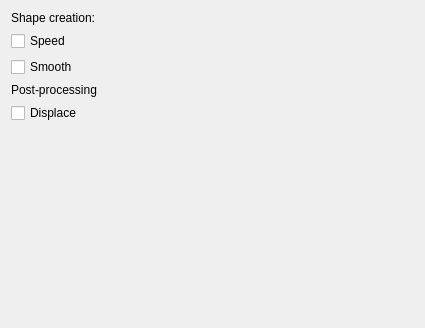
<?xml version="1.0" encoding="UTF-8"?>
<ui version="4.0">
 <class>WdgExperimentOptions</class>
 <widget class="QWidget" name="WdgExperimentOptions">
  <property name="geometry">
   <rect>
    <x>0</x>
    <y>0</y>
    <width>425</width>
    <height>328</height>
   </rect>
  </property>
  <property name="sizePolicy">
   <sizepolicy hsizetype="Preferred" vsizetype="Preferred">
    <horstretch>255</horstretch>
    <verstretch>255</verstretch>
   </sizepolicy>
  </property>
  <property name="minimumSize">
   <size>
    <width>425</width>
    <height>290</height>
   </size>
  </property>
  <layout class="QVBoxLayout" name="verticalLayout_2">
   <item>
    <widget class="QLabel" name="label_2">
     <property name="text">
      <string>Shape creation:</string>
     </property>
    </widget>
   </item>
   <item>
    <layout class="QFormLayout" name="formLayout">
     <property name="sizeConstraint">
      <enum>QLayout::SetMaximumSize</enum>
     </property>
     <property name="fieldGrowthPolicy">
      <enum>QFormLayout::ExpandingFieldsGrow</enum>
     </property>
     <property name="labelAlignment">
      <set>Qt::AlignLeading|Qt::AlignLeft|Qt::AlignVCenter</set>
     </property>
     <item row="0" column="0">
      <widget class="QCheckBox" name="speedCHBox">
       <property name="sizePolicy">
        <sizepolicy hsizetype="Minimum" vsizetype="Fixed">
         <horstretch>0</horstretch>
         <verstretch>0</verstretch>
        </sizepolicy>
       </property>
       <property name="text">
        <string>Speed</string>
       </property>
      </widget>
     </item>
     <item row="0" column="1">
      <widget class="KisDoubleSliderSpinBox" name="speed" native="true">
       <property name="sizePolicy">
        <sizepolicy hsizetype="Expanding" vsizetype="Preferred">
         <horstretch>0</horstretch>
         <verstretch>0</verstretch>
        </sizepolicy>
       </property>
      </widget>
     </item>
     <item row="1" column="0">
      <widget class="QCheckBox" name="smoothCHBox">
       <property name="text">
        <string>Smooth</string>
       </property>
      </widget>
     </item>
     <item row="1" column="1">
      <widget class="KisDoubleSliderSpinBox" name="smoothThreshold" native="true">
       <property name="sizePolicy">
        <sizepolicy hsizetype="Expanding" vsizetype="Preferred">
         <horstretch>0</horstretch>
         <verstretch>0</verstretch>
        </sizepolicy>
       </property>
      </widget>
     </item>
    </layout>
   </item>
   <item>
    <widget class="QLabel" name="lblPostprocessing">
     <property name="text">
      <string>Post-processing</string>
     </property>
    </widget>
   </item>
   <item>
    <layout class="QHBoxLayout" name="displaceLayout" stretch="0,1">
     <item>
      <widget class="QCheckBox" name="displaceCHBox">
       <property name="text">
        <string>Displace</string>
       </property>
      </widget>
     </item>
     <item>
      <widget class="KisDoubleSliderSpinBox" name="displaceStrength" native="true"/>
     </item>
    </layout>
   </item>
   <item>
    <spacer name="verticalSpacer">
     <property name="orientation">
      <enum>Qt::Vertical</enum>
     </property>
     <property name="sizeHint" stdset="0">
      <size>
       <width>20</width>
       <height>40</height>
      </size>
     </property>
    </spacer>
   </item>
  </layout>
 </widget>
 <customwidgets>
  <customwidget>
   <class>KisDoubleSliderSpinBox</class>
   <extends>QWidget</extends>
   <header>kis_slider_spin_box.h</header>
   <container>1</container>
  </customwidget>
 </customwidgets>
 <resources/>
 <connections/>
</ui>
